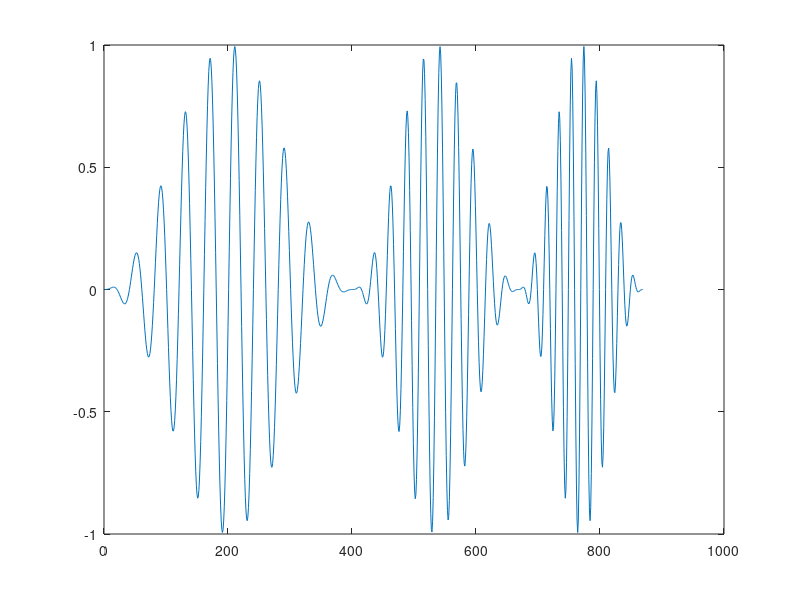
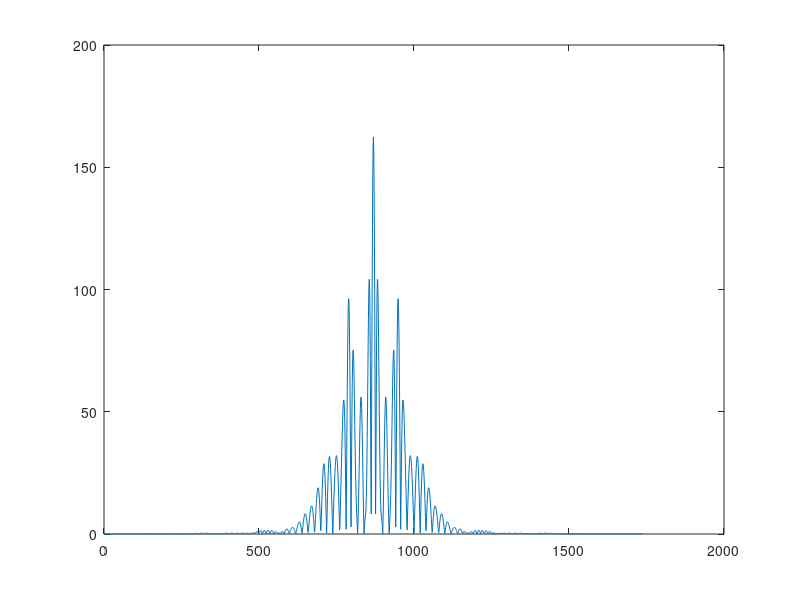

Write MATLAB code to recreate these figures, in order. (Note: this script raises an error after producing the figures.)
%%%%%%%%%%%%%%%%%%%%%%%%%%%%%%%%%%%%%%%%%%%%%%%%%%%%%
% Chirp Generator - 13/06/2019                      %
% Arkadi Rafalovich - Arkadiraf@gmail.com           %
%%%%%%%%%%%%%%%%%%%%%%%%%%%%%%%%%%%%%%%%%%%%%%%%%%%%%
clc
clear

% constants
sampleFreq = 1e6; % sample rate
emptySamples = 5* sampleFreq / 1e3; % num samples for 5 miliseconds

signalGain = 0.25; % set gain to generated signal
% chirp variables
startFreq = 1e3;    % Hz
endFreq   = 100e3;  % Hz
numSamples = 200*10^3; % number of samples for chirp signal
sweepTime  = numSamples/sampleFreq*0.5; % 0.5 for Bidirectional sweep

%Positioning Signal
Pos_Freq_1 = 25e3;      % Hz
Pos_Freq_2 = 37.5e3;    % Hz
Pos_Freq_3 = 50e3;      % Hz
NumRepitions = 10; %number for repetiotion for the frequency

% generate Signals - Including windowing effect
PosSignal_1 = sin(2*pi*Pos_Freq_1*((0:( sampleFreq / Pos_Freq_1 * NumRepitions))/sampleFreq))';
PosSignal_2 = sin(2*pi*Pos_Freq_2*((0:( sampleFreq / Pos_Freq_2 * NumRepitions))/sampleFreq))';
PosSignal_3 = sin(2*pi*Pos_Freq_3*((0:( sampleFreq / Pos_Freq_3 * NumRepitions))/sampleFreq))';
window_1 = window(@hann,size(PosSignal_1,1)); %@  hamming hann triang parzenwin
window_2 = window(@hann,size(PosSignal_2,1)); %@  hamming hann triang parzenwin
window_3 = window(@hann,size(PosSignal_3,1)); %@  hamming hann triang parzenwin
PosSignalWindow_1 = PosSignal_1.*window_1;
PosSignalWindow_2 = PosSignal_2.*window_2;
PosSignalWindow_3 = PosSignal_3.*window_3;

% combine generated sinuses
%PosSignal = [PosSignal_1 ; PosSignal_2];
%PosSignal = [PosSignalWindow_1 ; PosSignalWindow_2];
PosSignal = [PosSignalWindow_1 ; PosSignalWindow_2 ; PosSignalWindow_3];
% Variation with adjusted gains for cross corelation between microphones
%PosSignal = [PosSignalWindow_1 ; PosSignalWindow_2*1.5 ; PosSignalWindow_3*4];

%Plot generated signal
figure(1);
plot(PosSignal);

% Plot auto correlation
figure(2)
plot(abs(xcorr(PosSignal,PosSignal)))
%% Generate Chirp

%generate Chirp signal:
hchirp = dsp.Chirp( ... 
    'Type','Linear',... %Logarithmic
    'SweepDirection','Bidirectional',... %  Unidirectional
    'InitialFrequency', startFreq,... 
    'TargetFrequency', endFreq, ...
    'TargetTime',sweepTime,...
    'SweepTime',sweepTime, ...
    'SampleRate', sampleFreq, ...
    'SamplesPerFrame',numSamples);
%generate chirp
chirpData = step(hchirp);

% plot Chirp
figure(3);
plot(chirpData);

%% generate trapezoidal wave to wrap chirp signal and combine signal to one signal.
trap_rise=0.025; %rise time in %
trap_step=1/(trap_rise*numSamples);
trap=[trap_step:trap_step:1 , ones(1,numSamples*(1-2*trap_rise)) , 1:-trap_step:trap_step]';

%calculate trapezoidal chirp
chirp_trap=chirpData.*trap;

% Combine data apply gain
SignalChirp = [PosSignal ; zeros(emptySamples,1) ; chirp_trap]*signalGain;
    
% plot Chirp
figure(4);
plot (SignalChirp);

figure(5);
spec_window=256*4;
spec_nfft=256*4*4*4;
spec_ovlp=0.5;
spectrogram(SignalChirp,spec_window,spec_window*spec_ovlp,spec_nfft,sampleFreq,'yaxis');

% Plot auto correlation
figure(6)
plot(abs(xcorr(PosSignal,SignalChirp)))

%finddelay(PosSignal, [zeros(emptySamples,1) ; SignalChirp])

%% cast data to 12bit (dac resolution)
chirp_12bit=cast(((SignalChirp+1)*4095/2),'UINT16');
%number of samples used
totalnumSamples = size(chirp_12bit,1);

figure(10);
plot(chirp_12bit)

%% generate header file with desire coeficients
% check if file exists, delete if so.
if exist('chirp.h', 'file')==2
  delete('chirp.h');
end

% creat new file
file_id=fopen('chirp.h','w');

% file heading
fprintf(file_id,'/*\r\n');
fprintf(file_id,'Header File Generated by Matlab Script: Chirp_Generator.m \r\n');
fprintf(file_id,'Chirp Design: \r\n');
fprintf(file_id,'Chirp Number of Samples: %d \r\n', numSamples);
fprintf(file_id,'Total Number of Samples: %d \r\n', totalnumSamples);
fprintf(file_id,'Sample Rate: %d kHz \r\n', sampleFreq/1000);
fprintf(file_id,'Start Frequency: %d kHz \r\n', startFreq/1000);
fprintf(file_id,'End Frequency: %d kHz \r\n', endFreq/1000);
fprintf(file_id,'*/\r\n');

%init variable
fprintf(file_id,'#define NUM_SAMPLES %d\r\n', totalnumSamples);
fprintf(file_id,'const uint16_t chirpData[NUM_SAMPLES] = { \r\n');

for i =1:(totalnumSamples-1)
    fprintf(file_id,' %d, ', chirp_12bit(i));
    if (mod(i,10)==0) %insert spaces
        fprintf(file_id,'\r\n');
    end
end
fprintf(file_id,' %d}; \r\n', chirp_12bit(end));
% add last sample

% close file
fclose(file_id);


%% evaluate signal auto correlation and its power
%{ 
%PosSignal_Pow = PosSignal.^2.*sign(PosSignal);
PosSignal_Pow = PosSignal.^3;

%Plot generated signal
figure(20);
plot(PosSignal);
hold on
plot(PosSignal_Pow);
hold off

%Plot Signal fft
figure(21);
%SignalFFT=(fft(PosSignal_Pow));
SignalFFT=(fft(PosSignal));
P2 = abs(SignalFFT/size(PosSignal,1));
P1 = P2(1:size(PosSignal,1)/2+1);
P1(2:end-1) = 2*P1(2:end-1);
f = sampleFreq/1000*(0:(size(PosSignal,1)/2))/size(PosSignal,1);
plot(f,P1) 
title('Single-Sided Amplitude Spectrum of X(t)')
xlabel('f (kHz)')
ylabel('|P1(f)|')

% Plot auto correlation
figure(22)
plot(abs(xcorr(PosSignal,PosSignal)))
%plot(xcorr(PosSignal,PosSignal))
hold on
%plot(abs(xcorr(PosSignal_Pow,PosSignal_Pow)))
%plot(xcorr(PosSignal_Pow,PosSignal_Pow))
plot(abs(xcorr(PosSignal,PosSignal_Pow)))
hold off
%}

